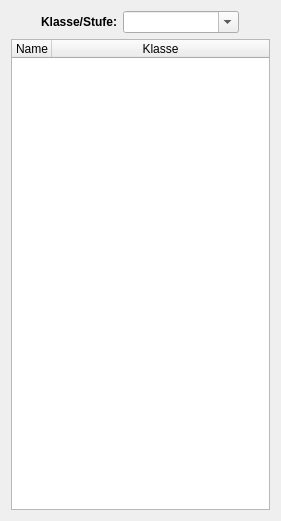
  <widget class="QWidget" name="layoutWidget">
   <property name="geometry">
    <rect>
     <x>10</x>
     <y>50</y>
     <width>281</width>
     <height>521</height>
    </rect>
   </property>
   <layout class="QGridLayout" name="gridLayout_2">
    <item row="0" column="0">
     <layout class="QGridLayout" name="gridLayout">
      <item row="0" column="1">
       <widget class="QLabel" name="label_3">
        <property name="sizePolicy">
         <sizepolicy hsizetype="Preferred" vsizetype="Fixed">
          <horstretch>0</horstretch>
          <verstretch>0</verstretch>
         </sizepolicy>
        </property>
        <property name="font">
         <font>
          <weight>75</weight>
          <bold>true</bold>
         </font>
        </property>
        <property name="text">
         <string>Klasse/Stufe:</string>
        </property>
        <property name="alignment">
         <set>Qt::AlignRight|Qt::AlignTrailing|Qt::AlignVCenter</set>
        </property>
       </widget>
      </item>
      <item row="0" column="3">
       <spacer name="horizontalSpacer_4">
        <property name="orientation">
         <enum>Qt::Horizontal</enum>
        </property>
        <property name="sizeHint" stdset="0">
         <size>
          <width>40</width>
          <height>20</height>
         </size>
        </property>
       </spacer>
      </item>
      <item row="0" column="2">
       <widget class="QComboBox" name="comboBoxKlasse">
        <property name="sizePolicy">
         <sizepolicy hsizetype="Preferred" vsizetype="Fixed">
          <horstretch>0</horstretch>
          <verstretch>0</verstretch>
         </sizepolicy>
        </property>
        <property name="editable">
         <bool>true</bool>
        </property>
        <property name="maxVisibleItems">
         <number>15</number>
        </property>
        <property name="placeholderText">
         <string>Bitte auswählen</string>
        </property>
       </widget>
      </item>
      <item row="0" column="0">
       <spacer name="horizontalSpacer_5">
        <property name="orientation">
         <enum>Qt::Horizontal</enum>
        </property>
        <property name="sizeHint" stdset="0">
         <size>
          <width>40</width>
          <height>20</height>
         </size>
        </property>
       </spacer>
      </item>
     </layout>
    </item>
    <item row="1" column="0">
     <widget class="QTableWidget" name="tableWidget">
      <property name="editTriggers">
       <set>QAbstractItemView::NoEditTriggers</set>
      </property>
      <property name="selectionMode">
       <enum>QAbstractItemView::MultiSelection</enum>
      </property>
      <property name="selectionBehavior">
       <enum>QAbstractItemView::SelectRows</enum>
      </property>
      <attribute name="horizontalHeaderMinimumSectionSize">
       <number>40</number>
      </attribute>
      <attribute name="horizontalHeaderDefaultSectionSize">
       <number>40</number>
      </attribute>
      <attribute name="horizontalHeaderStretchLastSection">
       <bool>true</bool>
      </attribute>
      <attribute name="verticalHeaderDefaultSectionSize">
       <number>26</number>
      </attribute>
      <column>
       <property name="text">
        <string>Name</string>
       </property>
      </column>
      <column>
       <property name="text">
        <string>Klasse</string>
       </property>
      </column>
     </widget>
    </item>
   </layout>
  </widget>
